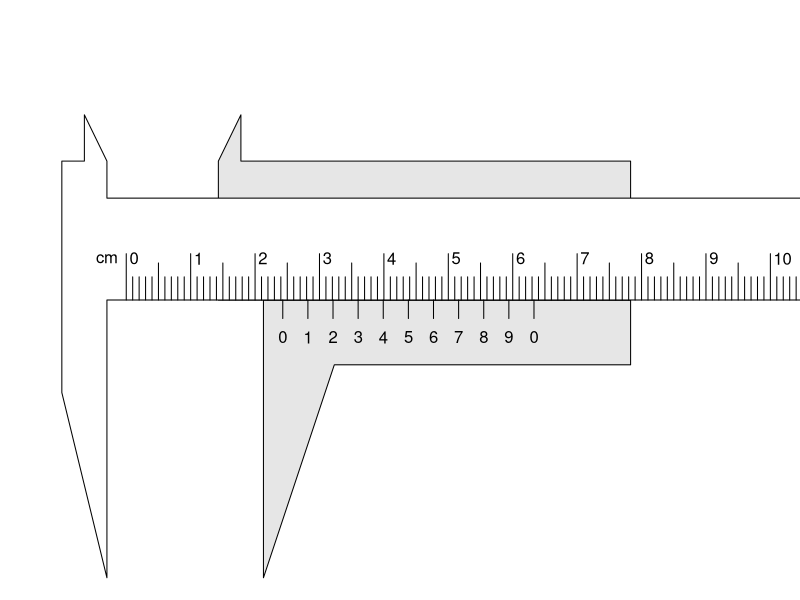
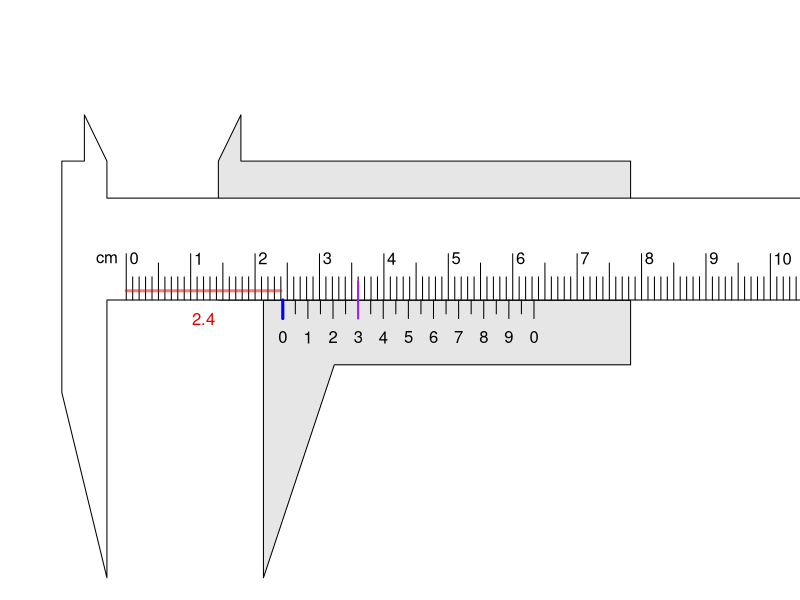

Here is the R script that generated these plots, in order:
## ---- chunk 1
while(T){
    x = round(runif(1,0.6,5.9),2)
    if(round(x,1) != round(x,2)){break}
}
## ---- chunk 2
par(mar=c(0,0,0,0))
plot(0,0,"n",xlim=c(-1.5,10),ylim=c(-3,3),axes=F,ann=F)
polygon(x+c(-0.3,5.4,5.4,0.8,-0.3),c(0,0,-0.7,-0.7,-3),col=rgb(0.9,0.9,0.9))
polygon(x+c(-1,-1,-0.65,-0.65,5.4,5.4),
          c(0,1.5,2,1.5,1.5,0),col=rgb(0.9,0.9,0.9))
polygon(c(12,0,-0.3,-0.3,-1,-1,-0.65,-0.65,-0.3,-0.3,12),
      c(0,0,   0,  -3,-1,1.5,1.5,2, 1.5,1.1,1.1),col="white")

for(i in 0:10){
    lines(c(i,i),c(0,0.5))
    text(i+0.05,0.45,i,adj=0)
    for(j in 1:9){
        if(j == 5){
            lines(c(i+0.1*j,i+0.1*j),c(0,0.4))
        } else {
            lines(c(i+0.1*j,i+0.1*j),c(0,0.25))
        }
    }
}

nums = c(0:9,0)

for(i in 0:10){
    xpos = x+i/10*3.9 
    lines(c(xpos,xpos),c(0,-0.2))
    text(xpos,-0.4,nums[i+1])
}

# for(i in seq(0.5,9.5)){
#     xpos = x+i/10*3.9 
#     lines(c(xpos,xpos),c(0,-0.2))
# }

text(-0.3,0.45,"cm")
## ---- chunk 3
par(mar=c(0,0,0,0))
plot(0,0,"n",xlim=c(-1.5,10),ylim=c(-3,3),axes=F,ann=F)
polygon(x+c(-0.3,5.4,5.4,0.8,-0.3),c(0,0,-0.7,-0.7,-3),col=rgb(0.9,0.9,0.9))
polygon(x+c(-1,-1,-0.65,-0.65,5.4,5.4),
          c(0,1.5,2,1.5,1.5,0),col=rgb(0.9,0.9,0.9))
polygon(c(12,0,-0.3,-0.3,-1,-1,-0.65,-0.65,-0.3,-0.3,12),
      c(0,0,   0,  -3,-1,1.5,1.5,2, 1.5,1.1,1.1),col="white")

for(i in 0:10){
    lines(c(i,i),c(0,0.5))
    text(i+0.05,0.45,i,adj=0)
    for(j in 1:9){
        if(j == 5){
            lines(c(i+0.1*j,i+0.1*j),c(0,0.4))
        } else {
            lines(c(i+0.1*j,i+0.1*j),c(0,0.25))
        }
    }
}

nums = c(0:9,0)

for(i in 0:10){
    xpos = x+i/10*3.9 
    lines(c(xpos,xpos),c(0,-0.2))
    text(xpos,-0.4,nums[i+1])
}

for(i in seq(0.5,9.5)){
    xpos = x+i/10*3.9 
    lines(c(xpos,xpos),c(0,-0.15))
}

text(-0.3,0.45,"cm")
xt = floor(x*10)/10
lines(c(0,xt),c(0.1,0.1),col=rgb(0.9,0,0,0.5),lwd=3)
text(xt/2,-0.2,sprintf("%.1f",xt),col=rgb(0.9,0,0))

lines(c(x,x),c(0,-0.2),col="blue",lwd=3)

h = x-xt
xpos = x+h*39
lines(c(xpos,xpos),c(0.2,-0.2),col="purple",lwd=2)
